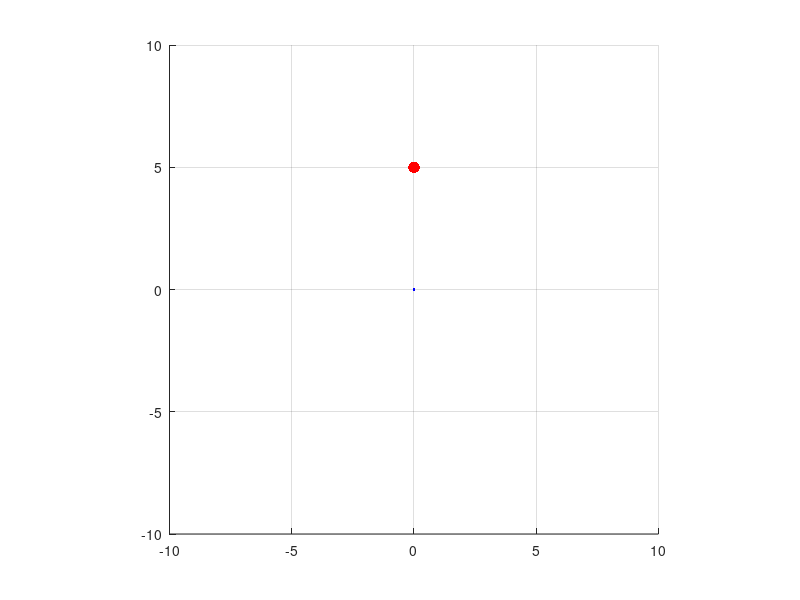

MATLAB code to generate this figure: (Note: this script raises an error after producing the figure.)
clc;
clear all;

% 四轮X型全向底盘的运动学参数
wheel_radius = 0.1;  % 轮子半径
wheel_base = 0.5;    % 轮子间距
time_step = 0.01;     % 时间步长
prediction_horizon = 5;  % 预测范围
control_horizon = 5;      % 控制范围
num_wheels = 4;           % 轮子数量
dead_zone = 0.1;          % 死区半径

% 初始状态
state_mpc = [0.0, 0.0, 0.0];  % [x, y, theta]，theta为朝向角度

% 初始化路径数据
mpc_path_x = [state_mpc(1)];
mpc_path_y = [state_mpc(2)];

% 设置目标位置更新频率（每多少时间步更新一次目标位置）
track_time = 1000; % 设置仿真时长

% 设置正弦路径的参数
amplitude = 3.0;  % 正弦波幅度
frequency = 1;  % 正弦波频率
offset = 5.0;      % 正弦波的偏移量（控制路径的垂直位置）

% 初始目标位置
t = 0;  % 时间变量，用于生成正弦路径
target_pos = [t, amplitude * sin(frequency * t) + offset];

% 动态更新
figure; % 创建图形窗口
hold on;
plot(mpc_path_x, mpc_path_y, 'b', 'LineWidth', 2);  % 绘制完整路径
scatter(target_pos(1), target_pos(2), 70, 'r', 'filled');  % 绘制目标位置
axis equal;
xlim([-10, 10]);
ylim([-10, 10]);
grid on;

% 动态更新
for t = 1:track_time
    % 更新MPC状态
    u_mpc = mpc_control(state_mpc, target_pos, prediction_horizon, control_horizon, time_step);
    for i = 1:control_horizon
        vx = u_mpc(i);  % 线速度
        wz = u_mpc(i + control_horizon);  % 角速度
        state_mpc(1) = state_mpc(1) + vx * cos(state_mpc(3)) * time_step;
        state_mpc(2) = state_mpc(2) + vx * sin(state_mpc(3)) * time_step;
        state_mpc(3) = state_mpc(3) + wz * time_step;
    end
    mpc_path_x = [mpc_path_x, state_mpc(1)];
    mpc_path_y = [mpc_path_y, state_mpc(2)];
    
    % 绘制当前动点
    plot(state_mpc(1), state_mpc(2), 'bo', 'MarkerFaceColor','b');  % 动态绘制当前位置
    scatter(target_pos(1), target_pos(2), 70,'r', 'filled');  % 绘制目标位置
    target_pos = [t * time_step, amplitude * sin(frequency * t * time_step) + offset];  % 新目标点
    % 检查是否到达目标位置，如果到达目标则更新目标位置
    if norm(state_mpc(1:2) - target_pos) < dead_zone
        disp('Reached the target position. Updating target along the sine path.');
        
        % 生成新的目标点沿着正弦路径
        t = t + 1;  % 更新时间
        target_pos = [t * time_step, amplitude * sin(frequency * t * time_step) + offset];  % 新目标点
        amplitude = 3.0 + t/10000;  % 正弦波幅度
        frequency = 1 + t/500;  % 正弦波频率）
    end
end

% 完整的仿真路径
simulation_path = [mpc_path_x; mpc_path_y];

% 显示仿真路径
disp('Complete Simulation Path:');
disp(simulation_path);

% MPC优化目标函数
function cost = cost_function(u, state, target_pos, prediction_horizon, time_step)
    cost = 0;
    current_state = state;
    for i = 1:prediction_horizon
        % 运动学模型更新
        vx = u(i);  % 线速度
        wz = u(i + prediction_horizon);  % 角速度
        current_state(1) = current_state(1) + vx * cos(current_state(3)) * time_step;
        current_state(2) = current_state(2) + vx * sin(current_state(3)) * time_step;
        current_state(3) = current_state(3) + wz * time_step;
        % 目标位置误差
        cost = cost + norm(current_state(1:2) - target_pos)^2;
    end
end

% MPC控制器
function u = mpc_control(state, target_pos, prediction_horizon, control_horizon, time_step)
    u_initial = zeros(1, prediction_horizon * 2);  % 初始控制输入
    lb = -1 * ones(1, prediction_horizon * 2);  % 下界
    ub = 1 * ones(1, prediction_horizon * 2);   % 上界
    options = optimoptions('fmincon', 'Display', 'off', 'Algorithm', 'sqp');
    u = fmincon(@(u) cost_function(u, state, target_pos, prediction_horizon, time_step), u_initial, [], [], [], [], lb, ub, [], options);
    u = u(1:control_horizon * 2);  % 确保返回的控制输入长度正确
end
